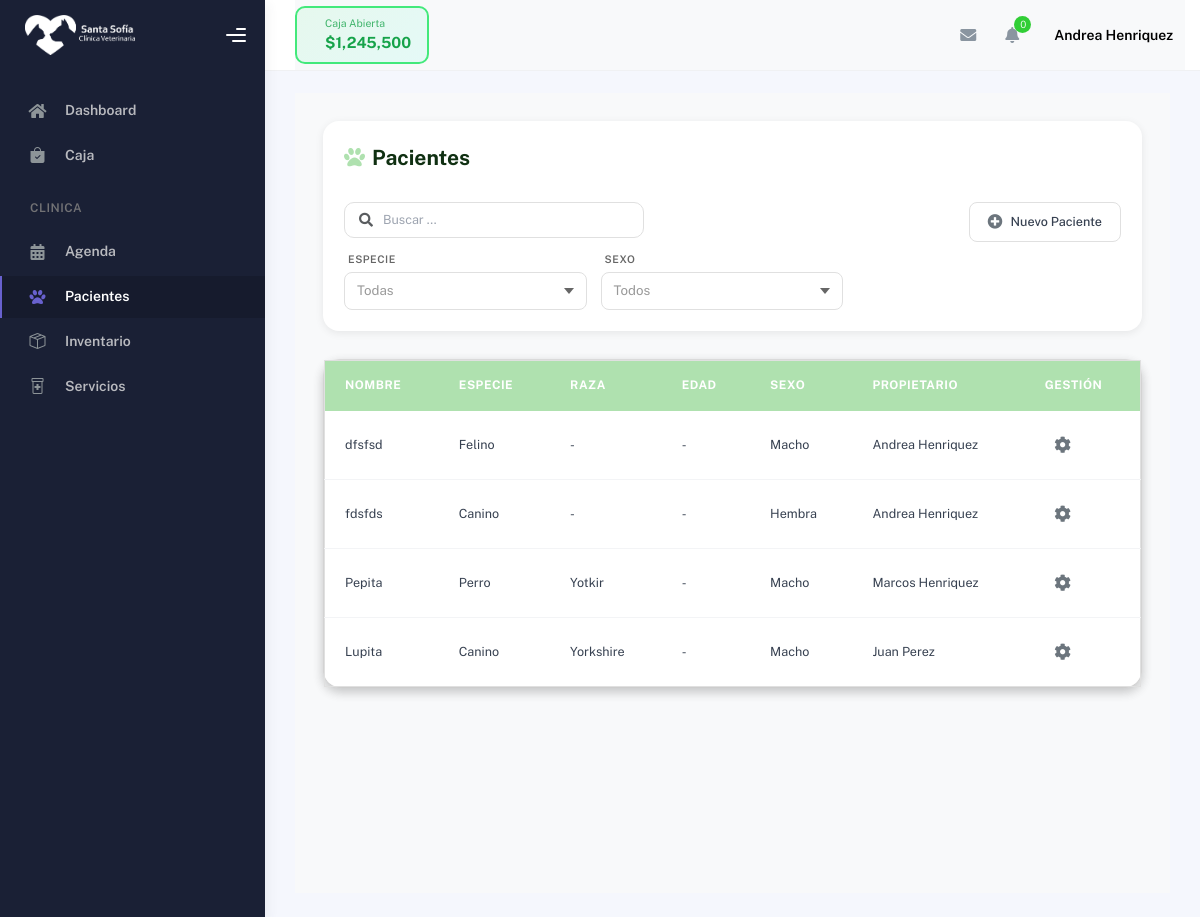
The app's page /hospital/pacientes/ (signed in), older data.
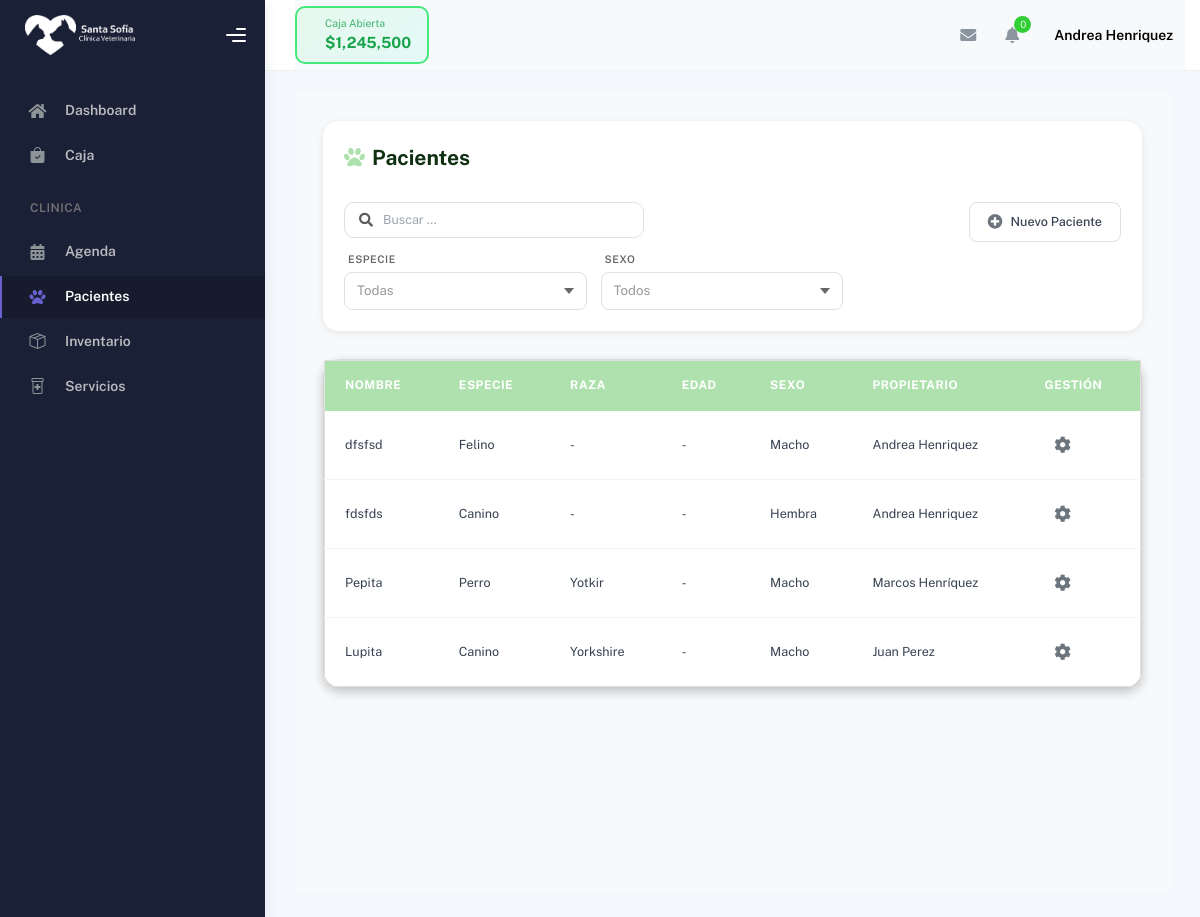
The same page, newer data.
### hospital/models.py (models this page shows, shortened)
class Paciente(models.Model):
    SEXO_CHOICES = [
        ('M', 'Macho'),
        ('H', 'Hembra'),
    ]
    nombre = models.CharField(max_length=100)
    especie = models.CharField(max_length=50)
    raza = models.CharField(max_length=100, blank=True, null=True)
    sexo = models.CharField(max_length=1, choices=SEXO_CHOICES)
    color = models.CharField(max_length=50, blank=True, null=True)
    microchip = models.CharField(max_length=50, blank=True, null=True)
    fecha_nacimiento = models.DateField(null=True, blank=True, verbose_name="Fecha de nacimiento")
    edad_anos = models.IntegerField(null=True, blank=True, verbose_name="Edad en años")
    edad_meses = models.IntegerField(null=True, blank=True, verbose_name="Edad en meses")
    ultimo_peso = models.DecimalField(max_digits=5, decimal_places=2, blank=True, null=True)
    observaciones = models.TextField(blank=True, null=True)
    propietario = models.ForeignKey('Propietario', on_delete=models.CASCADE, related_name='pacientes')
    activo = models.BooleanField(default=True)
    fecha_registro = models.DateTimeField(auto_now_add=True)
    fecha_ultima_modificacion = models.DateTimeField(auto_now=True)
    fecha_ultimo_control = models.DateField(blank=True, null=True)
    class Meta:
        verbose_name = "Paciente"
        verbose_name_plural = "Pacientes"
        ordering = ['-fecha_registro']

class Propietario(models.Model):
    nombre = models.CharField(max_length=100)
    apellido = models.CharField(max_length=100)
    telefono = models.CharField(max_length=20, blank=True, null=True)
    email = models.EmailField(blank=True, null=True)
    direccion = models.TextField(blank=True, null=True)
    fecha_registro = models.DateTimeField(auto_now_add=True)
    class Meta:
        verbose_name = "Propietario"
        verbose_name_plural = "Propietarios"
        ordering = ['apellido', 'nombre']
    @property
    def nombre_completo(self):
        return f"{self.nombre} {self.apellido}".strip()

### hospital/views.py (the view)
# urls.py: path('pacientes/', views.pacientes_view, name='pacientes'),
@login_required
def pacientes_view(request):
    pacientes = Paciente.objects.select_related('propietario').filter(activo=True).order_by('-fecha_registro')
    context = {
        'pacientes': pacientes,
    }
    return render(request, 'pacientes/pacientes.html', context)

### cuentas/models.py (called while the page is built)
    def get_rol_display_custom(self):
        if self.is_staff and self.is_superuser:
            return 'Administración'
        return self.get_rol_display()

### hospital/templates/pacientes/pacientes.html (shortened to what this page needs)
{% extends "partials/base_table.html" %}
{% load static %}
{% block styles %}
<link rel="stylesheet" href="{% static 'css/base/tables_base.css' %}?v=4" type="text/css" media="all">
{% endblock %}
{% block table_title %}
<i class="fas fa-paw"></i> Pacientes
{% endblock %}
{% block table_filters %}
<div class="filter-group">
    <div class="vet-custom-select-wrapper">
        <span class="tag_select">Especie</span>
        <div class="vet-custom-select">
            <span class="vet-selected-value placeholder">Todas</span>
            <div class="vet-arrow"></div>
        </div>
    </div>
    <div class="vet-custom-select-wrapper">
        <span class="tag_select">Sexo</span>
        <div class="vet-custom-select">
            <span class="vet-selected-value placeholder">Todos</span>
            <div class="vet-arrow"></div>
        </div>
    </div>
</div>
{% endblock %}
{% block table_buttons %}
<button type="button" onclick="abrirModalNuevoPaciente()">
    <i class="fas fa-plus-circle"></i> Nuevo Paciente
</button>
{% endblock %}
{% block table_columns %}
<th>Nombre</th>
<th>Especie</th>
<th>Raza</th>
<th>Edad</th>
<th>Sexo</th>
<th>Propietario</th>
<th>Gestión</th>
{% endblock %}
{% block table_rows %}
{% for paciente in pacientes %}
<tr data-especie="{{ paciente.especie|lower }}" data-sexo="{{ paciente.sexo|lower }}">
    <td>{{ paciente.nombre }}</td>
    <td>{{ paciente.get_especie_display|default:paciente.especie|capfirst }}</td>
    <td>{{ paciente.raza|default:"-" }}</td>
    <td>{{ paciente.edad|default:"-" }}</td>
    <td>{{ paciente.get_sexo_display|default:paciente.sexo|capfirst }}</td>
    <td>{{ paciente.propietario.nombre_completo|default:"-" }}</td>
    <td>
        <div class="manage-wheel">
            <button type="button" onclick="toggleWheel(this)">
                <i class="fas fa-cog"></i>
            </button>
        </div>
    </td>
</tr>
{% empty %}
<tr>
    <td colspan="7" style="text-align: center; padding: 2rem;">
        <p style="margin-top: 1rem; color: #666;">No hay pacientes registrados</p>
    </td>
</tr>
{% endfor %}
{% endblock %}

Row changes from the older to the newer data that the page shows:
changed through a linked row, Paciente "Pepita": propietario.nombre_completo "Marcos Henriquez" → "Marcos Henríquez"
